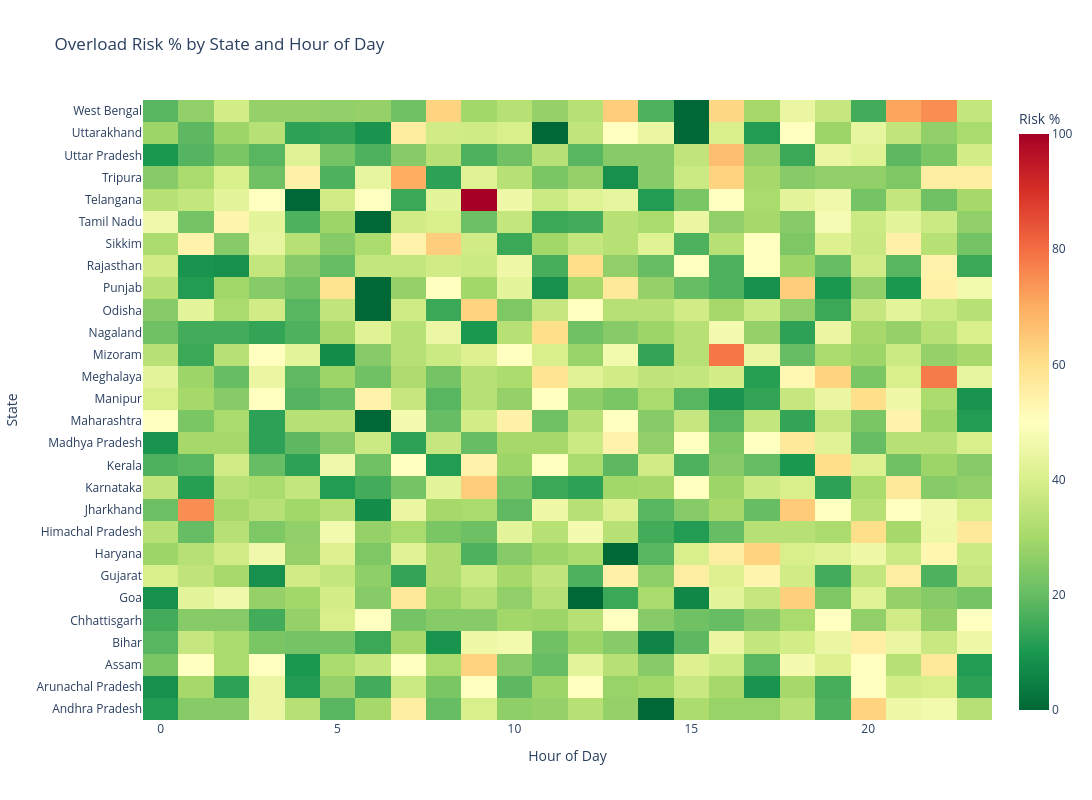

The cell this chart's notebook holds for it:
### Markdown cell above
## 14. Heatmap: State Risk Patterns by Hour

### Code cell
# Create heatmap of risk by state and hour
state_hour_risk = df_main.groupby(['state', 'hour']).agg({
    'overload_risk': lambda x: (x.sum() / len(x)) * 100,
    'transformer_load_percent': 'mean'
}).reset_index()

# Pivot for heatmap
heatmap_data = state_hour_risk.pivot_table(
    index='state',
    columns='hour',
    values='overload_risk',
    fill_value=0
)

# Create heatmap using Plotly
fig_heatmap = go.Figure(data=go.Heatmap(
    z=heatmap_data.values,
    x=heatmap_data.columns,
    y=heatmap_data.index,
    colorscale='RdYlGn_r',
    colorbar=dict(title="Risk %"),
    hovertemplate='<b>%{y}</b><br>Hour: %{x}:00<br>Risk: %{z:.1f}%<extra></extra>'
))

fig_heatmap.update_layout(
    title='Overload Risk % by State and Hour of Day',
    xaxis_title='Hour of Day',
    yaxis_title='State',
    height=800,
    width=1200,
    template='plotly_white'
)
fig_heatmap.show()

# Statistics
print("\nHigh Risk Hours by State (Most Dangerous Times):")
for state in heatmap_data.index:
    peak_hour = heatmap_data.loc[state].idxmax()
    peak_risk = heatmap_data.loc[state].max()
    print(f"  {state:20s}: Hour {peak_hour:2d}:00 ({peak_risk:5.1f}% risk)")

print("\n✓ Heatmap Analysis Complete")

### Figure 1 — Plotly figure (JSON) as saved in the notebook; plotly's stock layout.template omitted (floating-point values rounded to 4 significant figures; data arrays with more than 128 entries replaced by an {"elided": "..."} marker saying what was removed)
{"data": [{"colorbar": {"title": {"text": "Risk %"}}, "colorscale": [[0, "rgb(0,104,55)"], [0.1, "rgb(26,152,80)"], [0.2, "rgb(102,189,99)"], [0.3, "rgb(166,217,106)"], [0.4, "rgb(217,239,139)"], [0.5, "rgb(255,255,191)"], [0.6, "rgb(254,224,139)"], [0.7, "rgb(253,174,97)"], [0.8, "rgb(244,109,67)"], [0.9, "rgb(215,48,39)"], [1, "rgb(165,0,38)"]], "hovertemplate": "<b>%{y}</b><br>Hour: %{x}:00<br>Risk: %{z:.1f}%<extra></extra>", "type": "heatmap", "x": [0, 1, 2, 3, 4, 5, 6, 7, 8, 9, 10, 11, 12, 13, 14, 15, 16, 17, 18, 19, 20, 21, 22, 23], "y": ["Andhra Pradesh", "Arunachal Pradesh", "Assam", "Bihar", "Chhattisgarh", "Goa", "Gujarat", "Haryana", "Himachal Pradesh", "Jharkhand", "Karnataka", "Kerala", "Madhya Pradesh", "Maharashtra", "Manipur", "Meghalaya", "Mizoram", "Nagaland", "Odisha", "Punjab", "Rajasthan", "Sikkim", "Tamil Nadu", "Telangana", "Tripura", "Uttar Pradesh", "Uttarakhand", "West Bengal"], "z": {"elided": "28x24 float values"}}], "layout": {"height": 800, "title": {"text": "Overload Risk % by State and Hour of Day"}, "width": 1200, "xaxis": {"title": {"text": "Hour of Day"}}, "yaxis": {"title": {"text": "State"}}}}
